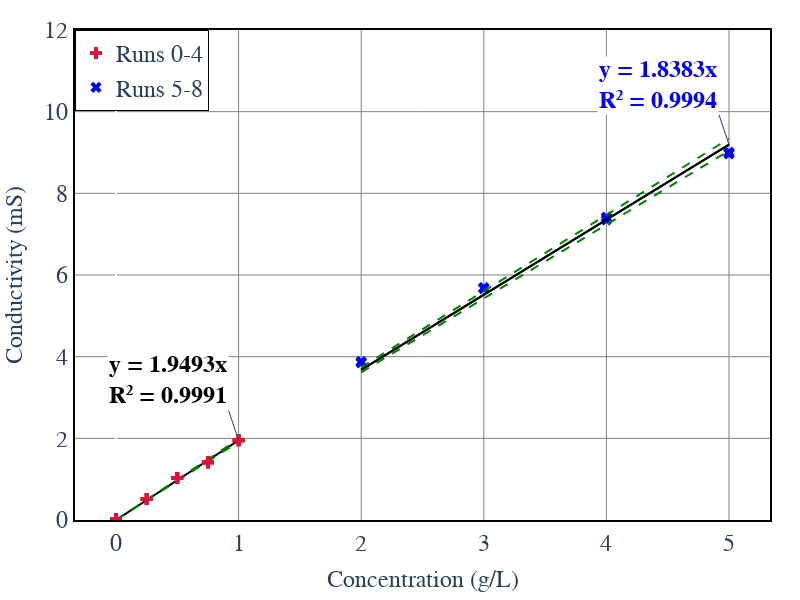
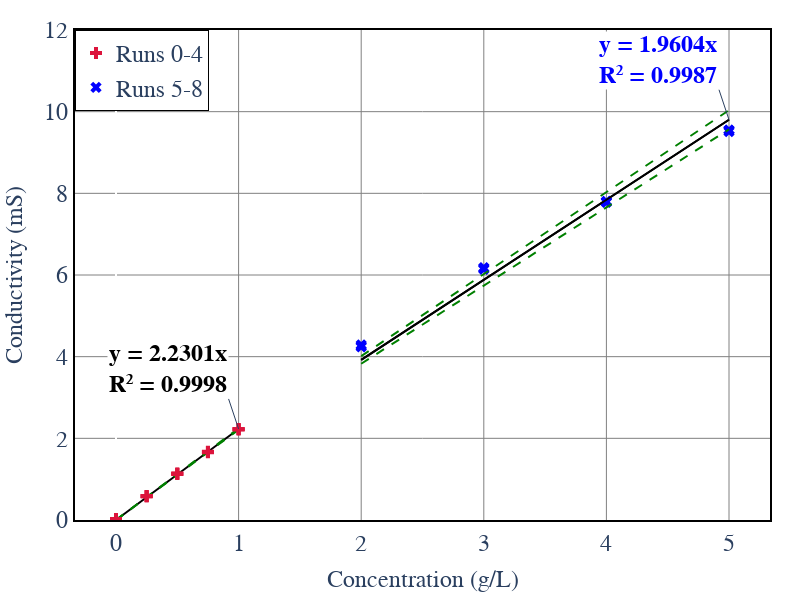

The notebook cell saved with these charts, in order:
### Code cell
import pandas as pd
import numpy as np
import statsmodels.api as sm
import plotly.graph_objects as go

def plot_calibration(fileName):
    # Load data from Excel
    df = pd.read_excel(fileName, sheet_name="Results")

    # Conductivity (dependent variable)
    y1 = df["Conductivity_A_(mS)"]
    y2 = df["Conductivity_B_(mS)"]
    y3 = df["Conductivity_C_(mS)"]

    # Concentration (independent variable)
    x_from_excel = df["Concentration_(g/L)"]

    # Run number column (assuming it's named "Run" in Excel)
    run_numbers = df["Run"]

    # Concatenate y values and replicate x values
    y_data = np.concatenate([y1, y2, y3])  # Conductivity
    x_data = np.tile(x_from_excel, 3)      # Concentration
    run_data = np.tile(run_numbers, 3)     # Repeat run numbers

    # Split data into two groups based on run number
    mask_group1 = (run_data >= 0) & (run_data <= 4)
    mask_group2 = (run_data >= 5) & (run_data <= 8)

    x_data_group1, y_data_group1 = x_data[mask_group1], y_data[mask_group1]
    x_data_group2, y_data_group2 = x_data[mask_group2], y_data[mask_group2]

    # Fit separate OLS models (forcing zero intercept)
    def fit_model(x, y):
        X = x[:, np.newaxis]
        model = sm.OLS(y, X).fit()
        return model

    model_group1 = fit_model(x_data_group1, y_data_group1)
    model_group2 = fit_model(x_data_group2, y_data_group2)

    # Get confidence intervals
    def get_conf_intervals(model, X):
        pred = model.get_prediction(X)
        pred_summary = pred.summary_frame(alpha=0.05)
        return pred_summary['mean_ci_lower'], pred_summary['mean_ci_upper']

    ci_lower_group1, ci_upper_group1 = get_conf_intervals(model_group1, x_data_group1[:, np.newaxis])
    ci_lower_group2, ci_upper_group2 = get_conf_intervals(model_group2, x_data_group2[:, np.newaxis])


        # Create plotly figure
    fig = go.Figure()

    # --- Plot Group 1 line first (so it's behind) ---
    # fig.add_trace(go.Scatter(
    #     x=x_data_group1,
    #     y=model_group1.fittedvalues,
    #     mode='lines',
    #     name='OLS Model (Runs 0-4)',
    #     showlegend=False,
    #     line=dict(color="black", width=2),
    #     error_y=dict(
    #         type='data',
    #         symmetric=False,
    #         array=ci_upper_group1 - model_group1.fittedvalues,
    #         arrayminus=model_group1.fittedvalues - ci_lower_group1,
    #         visible=True,
    #         color="black"
    #     )
    # ))
    # Sort group 1 data for smooth confidence interval lines
    sorted_idx_1 = np.argsort(x_data_group1)
    x1_sorted = x_data_group1[sorted_idx_1]
    y1_fit_sorted = model_group1.fittedvalues[sorted_idx_1]
    ci1_lower_sorted = ci_lower_group1.iloc[sorted_idx_1]
    ci1_upper_sorted = ci_upper_group1.iloc[sorted_idx_1]

    # Plot Group 1 regression line
    fig.add_trace(go.Scatter(
        x=x1_sorted,
        y=y1_fit_sorted,
        mode='lines',
        name='OLS Model (Runs 0-4)',
        line=dict(color="black", width=2),
        showlegend=False
    ))

    # Plot lower confidence bound (Group 1)
    fig.add_trace(go.Scatter(
        x=x1_sorted,
        y=ci1_lower_sorted,
        mode='lines',
        line=dict(color="green", dash='dash'),
        name='95% CI Lower (Group 1)',
        showlegend=False
    ))

    # Plot upper confidence bound (Group 1)
    fig.add_trace(go.Scatter(
        x=x1_sorted,
        y=ci1_upper_sorted,
        mode='lines',
        line=dict(color="green", dash='dash'),
        name='95% CI Upper (Group 1)',
        showlegend=False
    ))


    # --- Then plot Group 1 points (on top) ---
    fig.add_trace(go.Scatter(
        x=x_data_group1,
        y=y_data_group1,
        mode="markers",
        marker=dict(symbol="cross", size=10, color="crimson"),  # distinct point color
        name="Runs 0-4"
    ))

    # --- Plot Group 2 line first ---
    fig.add_trace(go.Scatter(
        x=x_data_group2,
        y=model_group2.fittedvalues,
        mode='lines',
        name='OLS Model (Runs 5-8)',
        showlegend=False,
        line=dict(color="black", width=2),
        # error_y=dict(
        #     type='data',
        #     symmetric=False,
        #     array=ci_upper_group2 - model_group2.fittedvalues,
        #     arrayminus=model_group2.fittedvalues - ci_lower_group2,
        #     visible=True,
        #     color="black"
        # )
    ))

    # --- Then plot Group 2 points (on top) ---
    fig.add_trace(go.Scatter(
        x=x_data_group2,
        y=y_data_group2,
        mode="markers",
        marker=dict(symbol="x", size=10, color="blue"),
        name="Runs 5-8"
    ))
    # Sort group 2 data
    sorted_idx_2 = np.argsort(x_data_group2)
    x2_sorted = x_data_group2[sorted_idx_2]
    y2_fit_sorted = model_group2.fittedvalues[sorted_idx_2]
    ci2_lower_sorted = ci_lower_group2.iloc[sorted_idx_2]
    ci2_upper_sorted = ci_upper_group2.iloc[sorted_idx_2]

    # Plot regression line (Group 2)
    fig.add_trace(go.Scatter(
        x=x2_sorted,
        y=y2_fit_sorted,
        mode='lines',
        line=dict(color="black", width=2)
        ,
        showlegend=False
    ))

    # Lower CI (Group 2)
    fig.add_trace(go.Scatter(
        x=x2_sorted,
        y=ci2_lower_sorted,
        mode='lines',
        line=dict(color="green", dash='dash'),
        showlegend=False
    ))

    # Upper CI (Group 2)
    fig.add_trace(go.Scatter(
        x=x2_sorted,
        y=ci2_upper_sorted,
        mode='lines',
        line=dict(color="green", dash='dash'),
        showlegend=False
    ))



    # # Plot Group 1 (Runs 0-4)
    # fig.add_trace(go.Scatter(x=x_data_group1, y=y_data_group1, mode="markers",
    #                          marker=dict(symbol="x", color="red"), name="Runs 0-4"))

    # fig.add_trace(go.Scatter(
    #     x=x_data_group1,
    #     y=model_group1.fittedvalues,
    #     mode='lines',
    #     name='OLS Model (Runs 0-4)',
    #     line=dict(color="black"),
    #     error_y=dict(
    #         type='data',
    #         symmetric=False,
    #         array=ci_upper_group1 - model_group1.fittedvalues,
    #         arrayminus=model_group1.fittedvalues - ci_lower_group1,
    #         visible=True,
    #         color="black"
    #     )
    # ))

    # # Plot Group 2 (Runs 5-8)
    # fig.add_trace(go.Scatter(x=x_data_group2, y=y_data_group2, mode="markers",
    #                          marker=dict(symbol="circle", color="blue"), name="Runs 5-8"))

    # fig.add_trace(go.Scatter(
    #     x=x_data_group2,
    #     y=model_group2.fittedvalues,
    #     mode='lines',
    #     name='OLS Model (Runs 5-8)',
    #     line=dict(color="blue"),
    #     error_y=dict(
    #         type='data',
    #         symmetric=False,
    #         array=ci_upper_group2 - model_group2.fittedvalues,
    #         arrayminus=model_group2.fittedvalues - ci_lower_group2,
    #         visible=True,
    #         color="blue"
    #     )
    # ))

    # Extract slopes
    # Extract slopes and R² values
    slope_group1 = model_group1.params[0]
    r2_group1 = model_group1.rsquared

    slope_group2 = model_group2.params[0]
    r2_group2 = model_group2.rsquared


    # Add equation annotations
    # fig.add_annotation(
    #     x=x_data_group1.max(),
    #     y=slope_group1 * x_data_group1.max(),
    #     text=f"<b>y = {slope_group1:.4f}x</b> (Runs 0-4)",
    #     font=dict(size=14, color="black"),
    #     xanchor="right",
    #     yanchor="bottom",
    #     bgcolor="white"
    # )

    # fig.add_annotation(
    #     x=x_data_group2.max(),
    #     y=slope_group2 * x_data_group2.max(),
    #     text=f"<b>y = {slope_group2:.4f}x</b> (Runs 5-8)",
    #     font=dict(size=14, color="blue"),
    #     xanchor="right",
    #     yanchor="bottom",
    #     bgcolor="white"
    # )
    # Add equation + R² annotation for Group 1
    fig.add_annotation(
        x=x_data_group1.max(),
        y=slope_group1 * x_data_group1.max(),
        text=f"<b>y = {slope_group1:.4f}x<br>R² = {r2_group1:.4f}",
        font=dict(size=24, color="black"),
        xanchor="right",
        yanchor="bottom",
        bgcolor="white"
    )

    # Add equation + R² annotation for Group 2
    fig.add_annotation(
        x=x_data_group2.max(),
        y=slope_group2 * x_data_group2.max(),
        text=f"<b>y = {slope_group2:.4f}x<br>R² = {r2_group2:.4f}",
        font=dict(size=24, color="blue"),
        xanchor="right",
        yanchor="bottom",
        bgcolor="white"
    )

    # Update layout
    fig.update_layout(
        xaxis=dict(
            showgrid=True,
            gridwidth=1,

            gridcolor="gray",
            title="Concentration (g/L)",  # X-axis
            title_font=dict(size=24),
            tickfont=dict(size=24),
            linewidth=2,
            linecolor="black",
            mirror=True
        ),
        yaxis=dict(
            showgrid=True,
            gridwidth=1,
            range=[0,12],
            gridcolor="gray",
            title="Conductivity (mS)",  # Y-axis
            title_font=dict(size=24),
            tickfont=dict(size=24),
            linewidth=2,
            linecolor="black",
            mirror=True
        ), 
        legend=dict(
        x=0,           # left side
        y=1,           # top
        xanchor='left',
        yanchor='top',
        bgcolor='rgba(255,255,255,0.8)',  # optional: semi-transparent white background
        bordercolor='black',
        borderwidth=1,
        font=dict(size=24)
    ),
        # title=f"Calibration Curve - {fileName}",
        width=800,
        height=600,
        font=dict(family="Arial", size=24),
        plot_bgcolor="white",
        margin=dict(l=60, r=30, t=30, b=60)
    )

    fig.show()

# Run the function for both files
plot_calibration("RO_Week_1_Data.xlsx")
plot_calibration("RO_Week_2_Data.xlsx")

### Figure 1 — Plotly figure (JSON) as saved in the notebook; plotly's stock layout.template omitted (floating-point values rounded to 4 significant figures)
{"data": [{"line": {"color": "black", "width": 2}, "mode": "lines", "name": "OLS Model (Runs 0-4)", "showlegend": false, "type": "scatter", "x": [0.0, 0.0, 0.0, 0.25, 0.25, 0.25, 0.5, 0.5, 0.5, 0.75, 0.75, 0.75, 1.0, 1.0, 1.0], "y": [0.0, 0.0, 0.0, 0.4873, 0.4873, 0.4873, 0.9747, 0.9747, 0.9747, 1.462, 1.462, 1.462, 1.949, 1.949, 1.949]}, {"line": {"color": "green", "dash": "dash"}, "mode": "lines", "name": "95% CI Lower (Group 1)", "showlegend": false, "type": "scatter", "x": [0.0, 0.0, 0.0, 0.25, 0.25, 0.25, 0.5, 0.5, 0.5, 0.75, 0.75, 0.75, 1.0, 1.0, 1.0], "y": [0.0, 0.0, 0.0, 0.4788, 0.4788, 0.4788, 0.9576, 0.9576, 0.9576, 1.436, 1.436, 1.436, 1.915, 1.915, 1.915]}, {"line": {"color": "green", "dash": "dash"}, "mode": "lines", "name": "95% CI Upper (Group 1)", "showlegend": false, "type": "scatter", "x": [0.0, 0.0, 0.0, 0.25, 0.25, 0.25, 0.5, 0.5, 0.5, 0.75, 0.75, 0.75, 1.0, 1.0, 1.0], "y": [0.0, 0.0, 0.0, 0.4958, 0.4958, 0.4958, 0.9917, 0.9917, 0.9917, 1.488, 1.488, 1.488, 1.983, 1.983, 1.983]}, {"marker": {"color": "crimson", "size": 10, "symbol": "cross"}, "mode": "markers", "name": "Runs 0-4", "type": "scatter", "x": [0.0, 0.25, 0.5, 0.75, 1.0, 0.0, 0.25, 0.5, 0.75, 1.0, 0.0, 0.25, 0.5, 0.75, 1.0], "y": [0.025, 0.5152, 1.03, 1.415, 1.957, 0.0246, 0.5142, 1.027, 1.413, 1.953, 0.0246, 0.514, 1.026, 1.41, 1.949]}, {"line": {"color": "black", "width": 2}, "mode": "lines", "name": "OLS Model (Runs 5-8)", "showlegend": false, "type": "scatter", "x": [2.0, 3.0, 4.0, 5.0, 2.0, 3.0, 4.0, 5.0, 2.0, 3.0, 4.0, 5.0], "y": [3.677, 5.515, 7.353, 9.191, 3.677, 5.515, 7.353, 9.191, 3.677, 5.515, 7.353, 9.191]}, {"marker": {"color": "blue", "size": 10, "symbol": "x"}, "mode": "markers", "name": "Runs 5-8", "type": "scatter", "x": [2.0, 3.0, 4.0, 5.0, 2.0, 3.0, 4.0, 5.0, 2.0, 3.0, 4.0, 5.0], "y": [3.88, 5.69, 7.41, 8.98, 3.87, 5.67, 7.41, 9.01, 3.85, 5.68, 7.35, 8.97]}, {"line": {"color": "black", "width": 2}, "mode": "lines", "showlegend": false, "type": "scatter", "x": [2.0, 2.0, 2.0, 3.0, 3.0, 3.0, 4.0, 4.0, 4.0, 5.0, 5.0, 5.0], "y": [3.677, 3.677, 3.677, 5.515, 5.515, 5.515, 7.353, 7.353, 7.353, 9.191, 9.191, 9.191]}, {"line": {"color": "green", "dash": "dash"}, "mode": "lines", "showlegend": false, "type": "scatter", "x": [2.0, 2.0, 2.0, 3.0, 3.0, 3.0, 4.0, 4.0, 4.0, 5.0, 5.0, 5.0], "y": [3.617, 3.617, 3.617, 5.426, 5.426, 5.426, 7.234, 7.234, 7.234, 9.043, 9.043, 9.043]}, {"line": {"color": "green", "dash": "dash"}, "mode": "lines", "showlegend": false, "type": "scatter", "x": [2.0, 2.0, 2.0, 3.0, 3.0, 3.0, 4.0, 4.0, 4.0, 5.0, 5.0, 5.0], "y": [3.736, 3.736, 3.736, 5.604, 5.604, 5.604, 7.472, 7.472, 7.472, 9.34, 9.34, 9.34]}], "layout": {"annotations": [{"bgcolor": "white", "font": {"color": "black", "size": 24}, "text": "<b>y = 1.9493x<br>R² = 0.9991", "x": 1, "xanchor": "right", "y": 1.949, "yanchor": "bottom"}, {"bgcolor": "white", "font": {"color": "blue", "size": 24}, "text": "<b>y = 1.8383x<br>R² = 0.9994", "x": 5, "xanchor": "right", "y": 9.191, "yanchor": "bottom"}], "font": {"family": "Arial", "size": 24}, "height": 600, "legend": {"bgcolor": "rgba(255,255,255,0.8)", "bordercolor": "black", "borderwidth": 1, "font": {"size": 24}, "x": 0, "xanchor": "left", "y": 1, "yanchor": "top"}, "margin": {"b": 60, "l": 60, "r": 30, "t": 30}, "plot_bgcolor": "white", "width": 800, "xaxis": {"gridcolor": "gray", "gridwidth": 1, "linecolor": "black", "linewidth": 2, "mirror": true, "showgrid": true, "tickfont": {"size": 24}, "title": {"font": {"size": 24}, "text": "Concentration (g/L)"}}, "yaxis": {"gridcolor": "gray", "gridwidth": 1, "linecolor": "black", "linewidth": 2, "mirror": true, "range": [0, 12], "showgrid": true, "tickfont": {"size": 24}, "title": {"font": {"size": 24}, "text": "Conductivity (mS)"}}}}

### Figure 2 — Plotly figure (JSON) as saved in the notebook; plotly's stock layout.template omitted (floating-point values rounded to 4 significant figures)
{"data": [{"line": {"color": "black", "width": 2}, "mode": "lines", "name": "OLS Model (Runs 0-4)", "showlegend": false, "type": "scatter", "x": [0.0, 0.0, 0.0, 0.25, 0.25, 0.25, 0.5, 0.5, 0.5, 0.75, 0.75, 0.75, 1.0, 1.0, 1.0], "y": [0.0, 0.0, 0.0, 0.5575, 0.5575, 0.5575, 1.115, 1.115, 1.115, 1.673, 1.673, 1.673, 2.23, 2.23, 2.23]}, {"line": {"color": "green", "dash": "dash"}, "mode": "lines", "name": "95% CI Lower (Group 1)", "showlegend": false, "type": "scatter", "x": [0.0, 0.0, 0.0, 0.25, 0.25, 0.25, 0.5, 0.5, 0.5, 0.75, 0.75, 0.75, 1.0, 1.0, 1.0], "y": [0.0, 0.0, 0.0, 0.5531, 0.5531, 0.5531, 1.106, 1.106, 1.106, 1.659, 1.659, 1.659, 2.213, 2.213, 2.213]}, {"line": {"color": "green", "dash": "dash"}, "mode": "lines", "name": "95% CI Upper (Group 1)", "showlegend": false, "type": "scatter", "x": [0.0, 0.0, 0.0, 0.25, 0.25, 0.25, 0.5, 0.5, 0.5, 0.75, 0.75, 0.75, 1.0, 1.0, 1.0], "y": [0.0, 0.0, 0.0, 0.5619, 0.5619, 0.5619, 1.124, 1.124, 1.124, 1.686, 1.686, 1.686, 2.248, 2.248, 2.248]}, {"marker": {"color": "crimson", "size": 10, "symbol": "cross"}, "mode": "markers", "name": "Runs 0-4", "type": "scatter", "x": [0.0, 0.25, 0.5, 0.75, 1.0, 0.0, 0.25, 0.5, 0.75, 1.0, 0.0, 0.25, 0.5, 0.75, 1.0], "y": [0.025, 0.5849, 1.139, 1.671, 2.22, 0.0246, 0.5817, 1.126, 1.665, 2.22, 0.0246, 0.5834, 1.131, 1.661, 2.221]}, {"line": {"color": "black", "width": 2}, "mode": "lines", "name": "OLS Model (Runs 5-8)", "showlegend": false, "type": "scatter", "x": [2.0, 3.0, 4.0, 5.0, 2.0, 3.0, 4.0, 5.0, 2.0, 3.0, 4.0, 5.0], "y": [3.921, 5.881, 7.842, 9.802, 3.921, 5.881, 7.842, 9.802, 3.921, 5.881, 7.842, 9.802]}, {"marker": {"color": "blue", "size": 10, "symbol": "x"}, "mode": "markers", "name": "Runs 5-8", "type": "scatter", "x": [2.0, 3.0, 4.0, 5.0, 2.0, 3.0, 4.0, 5.0, 2.0, 3.0, 4.0, 5.0], "y": [4.29, 6.18, 7.78, 9.55, 4.26, 6.14, 7.8, 9.55, 4.24, 6.16, 7.8, 9.51]}, {"line": {"color": "black", "width": 2}, "mode": "lines", "showlegend": false, "type": "scatter", "x": [2.0, 2.0, 2.0, 3.0, 3.0, 3.0, 4.0, 4.0, 4.0, 5.0, 5.0, 5.0], "y": [3.921, 3.921, 3.921, 5.881, 5.881, 5.881, 7.842, 7.842, 7.842, 9.802, 9.802, 9.802]}, {"line": {"color": "green", "dash": "dash"}, "mode": "lines", "showlegend": false, "type": "scatter", "x": [2.0, 2.0, 2.0, 3.0, 3.0, 3.0, 4.0, 4.0, 4.0, 5.0, 5.0, 5.0], "y": [3.827, 3.827, 3.827, 5.741, 5.741, 5.741, 7.654, 7.654, 7.654, 9.568, 9.568, 9.568]}, {"line": {"color": "green", "dash": "dash"}, "mode": "lines", "showlegend": false, "type": "scatter", "x": [2.0, 2.0, 2.0, 3.0, 3.0, 3.0, 4.0, 4.0, 4.0, 5.0, 5.0, 5.0], "y": [4.015, 4.015, 4.015, 6.022, 6.022, 6.022, 8.029, 8.029, 8.029, 10.04, 10.04, 10.04]}], "layout": {"annotations": [{"bgcolor": "white", "font": {"color": "black", "size": 24}, "text": "<b>y = 2.2301x<br>R² = 0.9998", "x": 1, "xanchor": "right", "y": 2.23, "yanchor": "bottom"}, {"bgcolor": "white", "font": {"color": "blue", "size": 24}, "text": "<b>y = 1.9604x<br>R² = 0.9987", "x": 5, "xanchor": "right", "y": 9.802, "yanchor": "bottom"}], "font": {"family": "Arial", "size": 24}, "height": 600, "legend": {"bgcolor": "rgba(255,255,255,0.8)", "bordercolor": "black", "borderwidth": 1, "font": {"size": 24}, "x": 0, "xanchor": "left", "y": 1, "yanchor": "top"}, "margin": {"b": 60, "l": 60, "r": 30, "t": 30}, "plot_bgcolor": "white", "width": 800, "xaxis": {"gridcolor": "gray", "gridwidth": 1, "linecolor": "black", "linewidth": 2, "mirror": true, "showgrid": true, "tickfont": {"size": 24}, "title": {"font": {"size": 24}, "text": "Concentration (g/L)"}}, "yaxis": {"gridcolor": "gray", "gridwidth": 1, "linecolor": "black", "linewidth": 2, "mirror": true, "range": [0, 12], "showgrid": true, "tickfont": {"size": 24}, "title": {"font": {"size": 24}, "text": "Conductivity (mS)"}}}}
